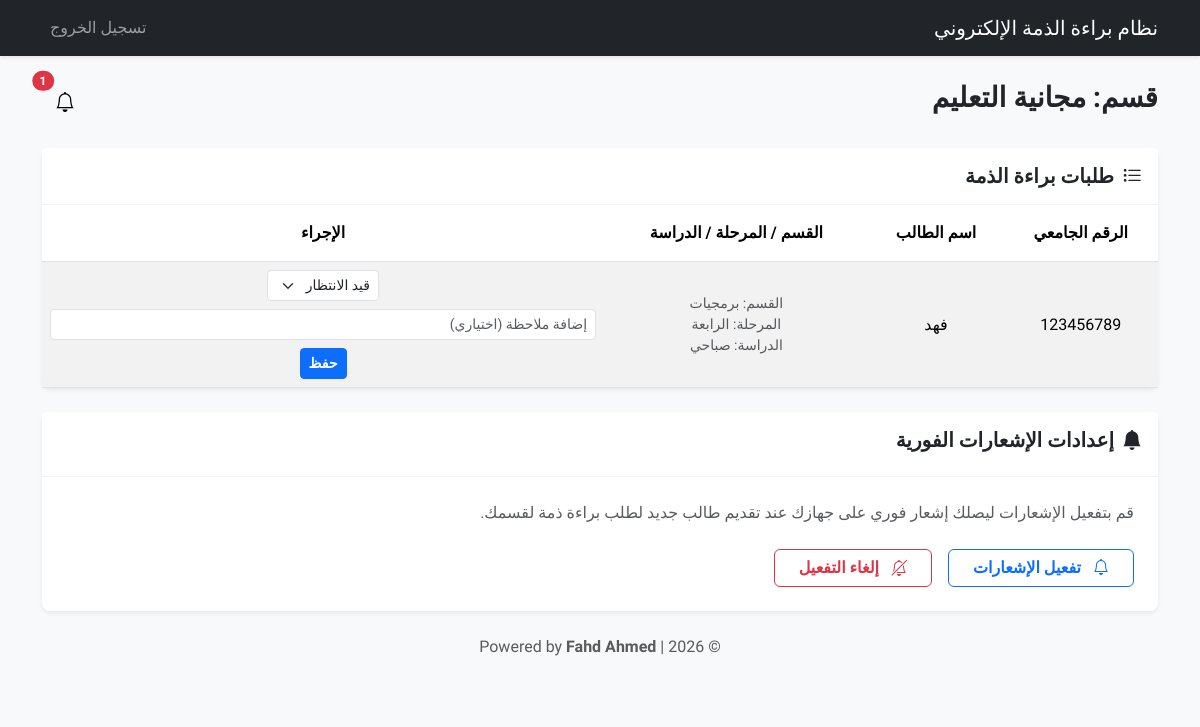
/department_officer (signed in), run on an earlier commit of the app's database.
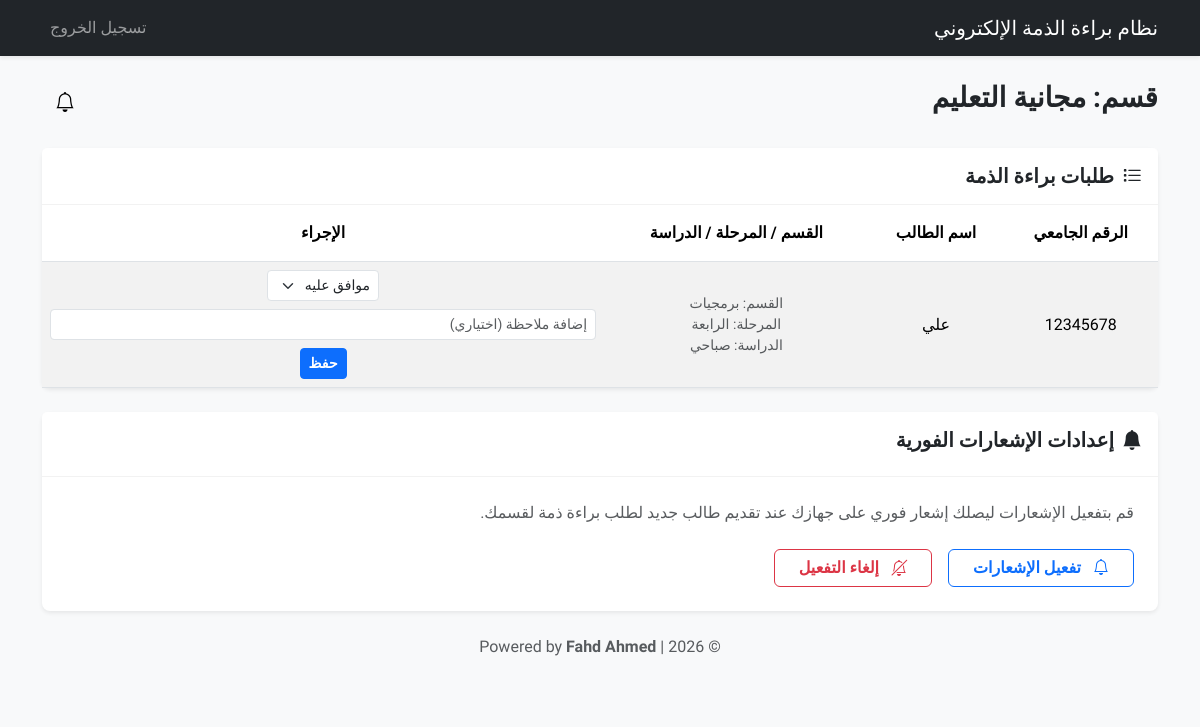
And on a later commit of the database.
### app/models.py (models this page shows, shortened)
class ClearanceStatus(db.Model):
    id = db.Column(db.Integer, primary_key=True)
    student_id = db.Column(db.Integer, db.ForeignKey('user.id'), nullable=False) # معرف الطالب
    department = db.Column(db.String(100), nullable=False)  # اسم القسم المعني بالموافقة
    status = db.Column(db.String(20), default='pending')  # الحالة: pending (قيد الانتظار), approved (موافق عليه), rejected (مرفوض)
    comment = db.Column(db.Text, nullable=True) # ملاحظات مسؤول القسم
    updated_at = db.Column(db.DateTime, default=datetime.utcnow) # تاريخ آخر تحديث
    student = db.relationship('User', backref='clearance_statuses')

class User(db.Model, UserMixin):
    id = db.Column(db.Integer, primary_key=True)
    university_id = db.Column(db.String(20), unique=True, nullable=True)  # الرقم الجامعي (خاص بالطلاب)
    username = db.Column(db.String(50), unique=True, nullable=True)       # اسم المستخدم (للموظفين والمدراء)
    email = db.Column(db.String(120), unique=True, nullable=True)         # البريد الإلكتروني
    password_hash = db.Column(db.String(128), nullable=False)             # كلمة المرور المشفرة
    role = db.Column(db.String(20), nullable=False)  # دور المستخدم: 'student', 'system_admin', 'department_officer'
    full_name = db.Column(db.String(100), nullable=True) # الاسم الكامل (للعرض فقط)
    department = db.Column(db.String(100), nullable=True) # القسم (للموظفين والطلاب)
    stage = db.Column(db.String(50), nullable=True)       # المرحلة الدراسية (للطلاب)
    study_type = db.Column(db.String(50), nullable=True)  # نوع الدراسة: صباحي/مسائي (للطلاب)
    temp_password = db.Column(db.String(50), nullable=True) # كلمة المرور المؤقتة (تظهر للمدير فقط)
    created_at = db.Column(db.DateTime, default=datetime.utcnow) # تاريخ إنشاء الحساب

### app/routes/__init__.py (the view)
@main_routes.route('/department_officer')
@login_required
def department_officer():
    if current_user.role != 'department_officer':
        return redirect(url_for('main.login'))
    records = ClearanceStatus.query.filter_by(department=current_user.department).all()
    form = UpdateStatusForm()
    return render_template(
        'department_officer.html',
        records=records,
        form=form,
        vapid_public_key=current_app.config.get('VAPID_PUBLIC_KEY')
    )

### app/forms.py
class UpdateStatusForm(FlaskForm):
    status = StringField('الحالة الجديدة', validators=[DataRequired()])
    comment = StringField('ملاحظة', validators=[Length(max=200)])
    submit = SubmitField('تحديث الحالة')

### app/__init__.py (called while the page is built)
def format_local_time(utc_dt):
    if not utc_dt:
        return ""
    local_dt = utc_dt + timedelta(hours=3)
    return local_dt.strftime('%Y-%m-%d %H:%M')

### app/templates/department_officer.html (shortened to what the changed rows need)
{% extends "base.html" %}
{% block content %}
<div class="d-flex justify-content-between align-items-center mb-4">
    <div class="d-flex align-items-center">
        <div class="dropdown d-inline-block ms-3">
            <button class="btn btn-light position-relative" type="button" id="notificationDropdown"
                data-bs-toggle="dropdown" aria-expanded="false">
                <i class="bi bi-bell fs-5"></i>
                {% set unread = current_user.notifications|selectattr('is_read','equalto',False)|list|length %}
                {% if unread > 0 %}
                <span
                    class="badge bg-danger rounded-pill position-absolute top-0 start-100 translate-middle notification-count">{{
                    unread }}</span>
                {% endif %}
            </button>
        </div>
    </div>
</div>
<div class="card mt-3 border-0 shadow-sm">
    <div class="card-body p-0">
        <div class="table-responsive">
            <table class="table table-striped align-middle text-center mb-0">
                <thead class="bg-light">
                    <tr>
                        <th class="py-3">الرقم الجامعي</th>
                        <th class="py-3">اسم الطالب</th>
                        <th class="py-3">القسم / المرحلة / الدراسة</th>
                        <th class="py-3">الإجراء</th>
                    </tr>
                </thead>
                <tbody>
                    {% for record in records %}
                    <tr>
                        <td>{{ record.student.university_id }}</td>
                        <td>{{ record.student.full_name or record.student.username }}</td>
                        <td>
                            <small class="d-block text-muted">القسم: {{ record.student.department or '-' }}</small>
                            <small class="d-block text-muted">المرحلة: {{ record.student.stage or '-' }}</small>
                            <small class="d-block text-muted">الدراسة: {{ record.student.study_type or '-' }}</small>
                        </td>
                        <td>
                            <form action="{{ url_for('main.update_status') }}" method="POST"
                                class="d-flex justify-content-center align-items-center flex-wrap gap-2">
                                <select name="status" id="status-{{ record.student_id }}"
                                    class="form-select form-select-sm w-auto" required aria-label="حالة الطلب">
                                    <option value="pending" {% if record.status=='pending' %}selected{% endif %}>قيد
                                        الانتظار</option>
                                    <option value="approved" {% if record.status=='approved' %}selected{% endif %}>موافق
                                        عليه</option>
                                </select>
                                <input type="text" name="comment" class="form-control form-control-sm min-width-150"
                                    placeholder="إضافة ملاحظة (اختياري)" value="{{ record.comment or '' }}">
                                <button type="submit" class="btn btn-sm btn-primary">حفظ</button>
                            </form>
                        </td>
                    </tr>
                    {% endfor %}
                </tbody>
            </table>
        </div>
    </div>
</div>
{% endblock %}

What changed in the data, as far as the page shows it:
changed ClearanceStatus "برمجيات": student.university_id "123456789" → "12345678"; student "فهد" → "علي"; status "قيد الانتظار" → "موافق عليه"
Also different on the page:
{{ unread }}: "1" → (not shown)
